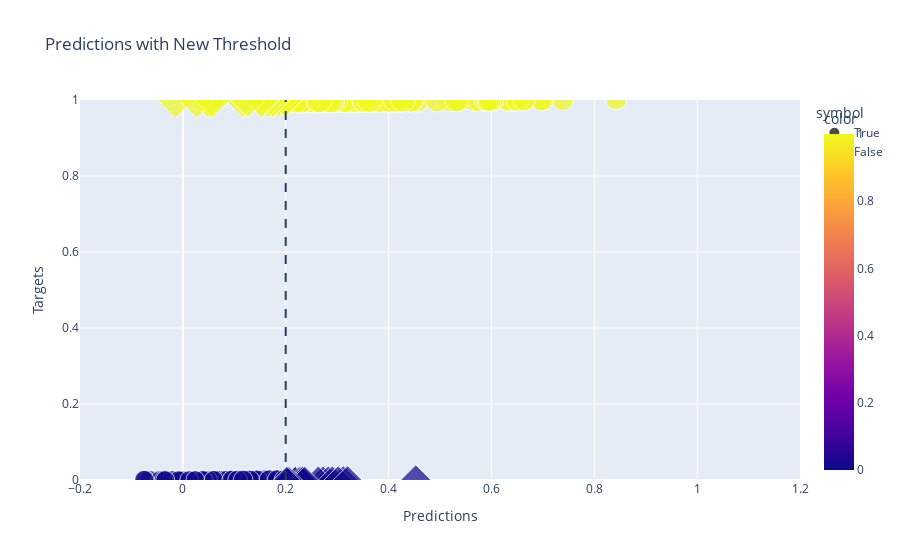
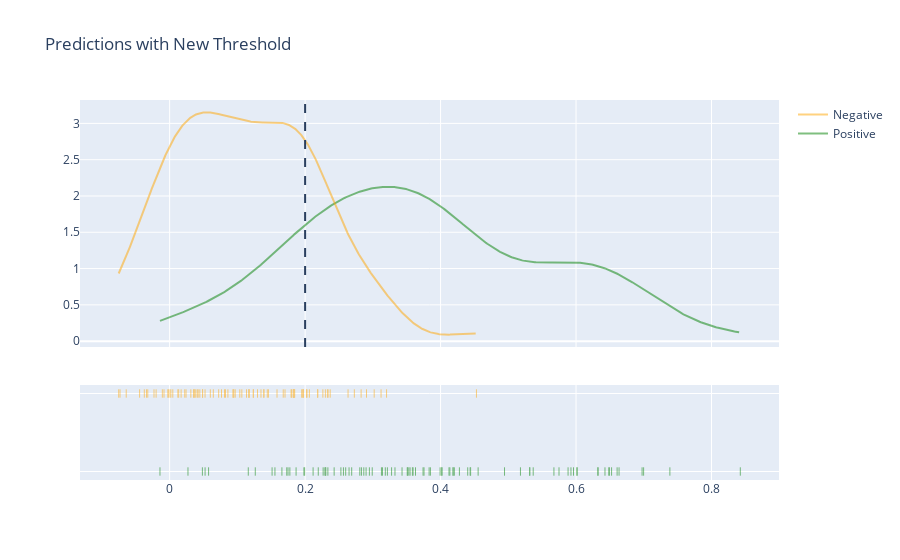

Notebook source saved alongside these figures, in order:
### Code cell
# Get predictions based on the new threshold
preds_class = (preds >= threshold).float()

# Calculate classification report
report = classification_report(labels, preds_class, target_names=['Not Reframing', 'Reframing'])
print(report)

# Plot confusion matrix
cm = confusion_matrix(labels, preds_class)
plt.figure(figsize=(8, 6))
sns.heatmap(cm, annot=True, fmt='d', cmap='Blues', xticklabels=['Not Reframing', 'Reframing'], yticklabels=['Not Reframing', 'Reframing'])
plt.xlabel('Predicted')
plt.ylabel('Actual')
plt.title('Confusion Matrix')
plt.show()

# Plot predictions with the new threshold
plot_predictions(preds, labels, title="Predictions with New Threshold", threshold=threshold)

### Figure 1 — Plotly figure (JSON) as saved in the notebook; plotly's stock layout.template omitted (floating-point values rounded to 4 significant figures; data arrays with more than 128 entries replaced by an {"elided": "..."} marker saying what was removed)
{"data": [{"hovertemplate": "symbol=True<br>Predictions=%{x}<br>Targets=%{y}<br>size=%{marker.size}<br>color=%{marker.color}<extra></extra>", "legendgroup": "True", "marker": {"color": {"elided": "146 int values"}, "coloraxis": "coloraxis", "size": {"elided": "146 float values"}, "sizemode": "area", "sizeref": 0.002205, "symbol": "circle"}, "mode": "markers", "name": "True", "orientation": "v", "showlegend": true, "type": "scatter", "x": {"elided": "146 float values"}, "xaxis": "x", "y": {"elided": "146 int values"}, "yaxis": "y"}, {"hovertemplate": "symbol=False<br>Predictions=%{x}<br>Targets=%{y}<br>size=%{marker.size}<br>color=%{marker.color}<extra></extra>", "legendgroup": "False", "marker": {"color": [1, 1, 1, 1, 1, 1, 1, 1, 1, 1, 1, 1, 1, 1, 1, 1, 0, 0, 0, 0, 0, 0, 0, 0, 0, 0, 0, 0, 0, 0, 0, 0, 0, 0], "coloraxis": "coloraxis", "size": [0.7863, 0.7759, 0.8488, 0.7817, 0.7754, 0.8821, 0.8508, 0.7885, 0.7876, 0.817, 0.7921, 0.7973, 0.7994, 0.8615, 0.8463, 0.8118, 0.4842, 0.5113, 0.4843, 0.4764, 0.5163, 0.5311, 0.4881, 0.5067, 0.492, 0.49, 0.5203, 0.6015, 0.4915, 0.4935, 0.526, 0.4781, 0.476, 0.5351], "sizemode": "area", "sizeref": 0.002205, "symbol": "diamond"}, "mode": "markers", "name": "False", "orientation": "v", "showlegend": true, "type": "scatter", "x": [0.1775, 0.1982, 0.05232, 0.1867, 0.1993, -0.01429, 0.04833, 0.1729, 0.1748, 0.1161, 0.1657, 0.1555, 0.1512, 0.02705, 0.05748, 0.1264, 0.2184, 0.2727, 0.2187, 0.2028, 0.2827, 0.3121, 0.2262, 0.2634, 0.2339, 0.2299, 0.2906, 0.453, 0.233, 0.237, 0.302, 0.2063, 0.202, 0.3202], "xaxis": "x", "y": [1, 1, 1, 1, 1, 1, 1, 1, 1, 1, 1, 1, 1, 1, 1, 1, 0, 0, 0, 0, 0, 0, 0, 0, 0, 0, 0, 0, 0, 0, 0, 0, 0, 0], "yaxis": "y"}], "layout": {"coloraxis": {"colorbar": {"title": {"text": "color"}}, "colorscale": [[0, "#0d0887"], [0.1111, "#46039f"], [0.2222, "#7201a8"], [0.3333, "#9c179e"], [0.4444, "#bd3786"], [0.5556, "#d8576b"], [0.6667, "#ed7953"], [0.7778, "#fb9f3a"], [0.8889, "#fdca26"], [1, "#f0f921"]]}, "legend": {"itemsizing": "constant", "title": {"text": "symbol"}, "tracegroupgap": 0}, "shapes": [{"line": {"dash": "dash"}, "type": "line", "x0": 0.2, "x1": 0.2, "xref": "x", "y0": 0, "y1": 1, "yref": "y domain"}], "title": {"text": "Predictions with New Threshold"}, "xaxis": {"anchor": "y", "domain": [0, 1], "range": [-0.2, 1.2], "title": {"text": "Predictions"}}, "yaxis": {"anchor": "x", "domain": [0, 1], "range": [0, 1], "title": {"text": "Targets"}}}}

### Figure 2 — Plotly figure (JSON) as saved in the notebook; plotly's stock layout.template omitted (floating-point values rounded to 4 significant figures; data arrays with more than 128 entries replaced by an {"elided": "..."} marker saying what was removed)
{"data": [{"legendgroup": "Positive", "marker": {"color": "green"}, "mode": "lines", "name": "Positive", "opacity": 0.5, "showlegend": true, "type": "scatter", "x": {"elided": "500 float values"}, "xaxis": "x", "y": {"elided": "500 float values"}, "yaxis": "y"}, {"legendgroup": "Negative", "marker": {"color": "orange"}, "mode": "lines", "name": "Negative", "opacity": 0.5, "showlegend": true, "type": "scatter", "x": {"elided": "500 float values"}, "xaxis": "x", "y": {"elided": "500 float values"}, "yaxis": "y"}, {"legendgroup": "Positive", "marker": {"color": "green", "symbol": "line-ns-open"}, "mode": "markers", "name": "Positive", "opacity": 0.5, "showlegend": false, "type": "scatter", "x": [0.5317, 0.5674, 0.1775, 0.3584, 0.3184, 0.3277, 0.3741, 0.3755, 0.3431, 0.4125, 0.1982, 0.3215, 0.6321, 0.3508, 0.4555, 0.2118, 0.4203, 0.6606, 0.7386, 0.05232, 0.1867, 0.1993, 0.3993, 0.6483, 0.2566, 0.2599, 0.4436, 0.8425, -0.01429, 0.04833, 0.385, 0.4184, 0.1729, 0.1748, 0.2266, 0.2336, 0.1161, 0.6427, 0.6998, 0.4401, 0.3831, 0.4443, 0.2528, 0.2429, 0.1657, 0.5179, 0.5367, 0.1555, 0.2304, 0.4022, 0.2303, 0.3327, 0.4016, 0.4944, 0.2991, 0.3127, 0.1512, 0.6975, 0.3549, 0.4185, 0.3594, 0.3512, 0.6326, 0.6017, 0.02705, 0.3142, 0.5748, 0.3531, 0.6525, 0.2292, 0.2688, 0.363, 0.6012, 0.05748, 0.5882, 0.2194, 0.5925, 0.2949, 0.1264, 0.5315, 0.6493, 0.29, 0.4137, 0.5963, 0.2832, 0.4278, 0.2808, 0.2867, 0.2649, 0.6635], "xaxis": "x", "y": ["Positive", "Positive", "Positive", "Positive", "Positive", "Positive", "Positive", "Positive", "Positive", "Positive", "Positive", "Positive", "Positive", "Positive", "Positive", "Positive", "Positive", "Positive", "Positive", "Positive", "Positive", "Positive", "Positive", "Positive", "Positive", "Positive", "Positive", "Positive", "Positive", "Positive", "Positive", "Positive", "Positive", "Positive", "Positive", "Positive", "Positive", "Positive", "Positive", "Positive", "Positive", "Positive", "Positive", "Positive", "Positive", "Positive", "Positive", "Positive", "Positive", "Positive", "Positive", "Positive", "Positive", "Positive", "Positive", "Positive", "Positive", "Positive", "Positive", "Positive", "Positive", "Positive", "Positive", "Positive", "Positive", "Positive", "Positive", "Positive", "Positive", "Positive", "Positive", "Positive", "Positive", "Positive", "Positive", "Positive", "Positive", "Positive", "Positive", "Positive", "Positive", "Positive", "Positive", "Positive", "Positive", "Positive", "Positive", "Positive", "Positive", "Positive"], "yaxis": "y2"}, {"legendgroup": "Negative", "marker": {"color": "orange", "symbol": "line-ns-open"}, "mode": "markers", "name": "Negative", "opacity": 0.5, "showlegend": false, "type": "scatter", "x": [0.1827, 0.2184, 0.1237, 0.09354, 0.2727, 0.09397, 0.1959, 0.2187, 0.01336, -0.0323, 0.1458, 0.1831, 0.05228, 0.1172, 0.1825, -0.001865, 0.08246, 0.03129, 0.2028, 0.08098, -0.02311, 0.07656, 0.03703, 0.07237, 0.1973, -0.06413, 0.0004569, 0.2827, 0.1348, 0.3121, 0.117, 0.06444, 0.1585, 0.2262, 0.2634, 0.001818, 0.2339, -0.07326, 0.2299, 0.03598, 0.04211, 0.08602, 0.195, 0.1135, 0.2906, 0.004663, 0.01693, 0.04854, 0.1846, 0.03529, -0.04433, 0.18, 0.453, 0.233, -0.0108, 0.1393, 0.237, 0.302, -0.01997, 0.1234, 0.04458, 0.04869, 0.02228, 0.1704, -0.002652, 0.1831, 0.2063, 0.1036, -0.008343, 0.09677, 0.04084, 0.1793, 0.1389, -0.03743, 0.03862, 0.1441, 0.06005, 0.202, 0.01213, 0.09478, -0.07522, 0.3202, 0.1677, 0.1297, 0.1842, -0.03421, 0.02419, 0.1066, 0.1172, 0.1976], "xaxis": "x", "y": ["Negative", "Negative", "Negative", "Negative", "Negative", "Negative", "Negative", "Negative", "Negative", "Negative", "Negative", "Negative", "Negative", "Negative", "Negative", "Negative", "Negative", "Negative", "Negative", "Negative", "Negative", "Negative", "Negative", "Negative", "Negative", "Negative", "Negative", "Negative", "Negative", "Negative", "Negative", "Negative", "Negative", "Negative", "Negative", "Negative", "Negative", "Negative", "Negative", "Negative", "Negative", "Negative", "Negative", "Negative", "Negative", "Negative", "Negative", "Negative", "Negative", "Negative", "Negative", "Negative", "Negative", "Negative", "Negative", "Negative", "Negative", "Negative", "Negative", "Negative", "Negative", "Negative", "Negative", "Negative", "Negative", "Negative", "Negative", "Negative", "Negative", "Negative", "Negative", "Negative", "Negative", "Negative", "Negative", "Negative", "Negative", "Negative", "Negative", "Negative", "Negative", "Negative", "Negative", "Negative", "Negative", "Negative", "Negative", "Negative", "Negative", "Negative"], "yaxis": "y2"}], "layout": {"barmode": "overlay", "hovermode": "closest", "legend": {"traceorder": "reversed"}, "shapes": [{"line": {"dash": "dash"}, "type": "line", "x0": 0.2, "x1": 0.2, "xref": "x", "y0": 0, "y1": 1, "yref": "y domain"}], "title": {"text": "Predictions with New Threshold"}, "xaxis": {"anchor": "y2", "domain": [0, 1], "zeroline": false}, "yaxis": {"anchor": "free", "domain": [0.35, 1], "position": 0}, "yaxis2": {"anchor": "x", "domain": [0, 0.25], "dtick": 1, "showticklabels": false}}}
